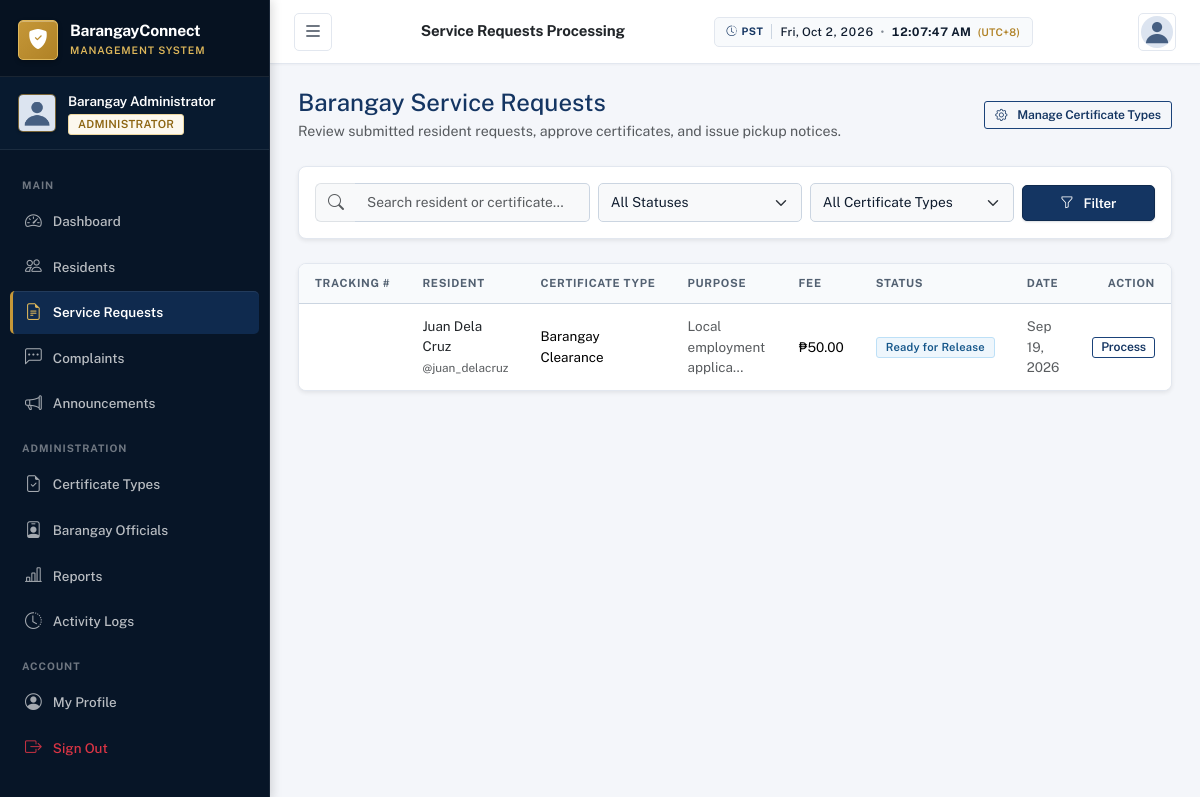
Screenshot of /certificates/admin/ (signed in) with the database file from the repository.
### accounts/models.py (models this page shows, shortened)
class CustomUser(AbstractUser):
    ROLE_CHOICES = [
        ('admin', 'Administrator'),
        ('resident', 'Resident'),
    ]
    GENDER_CHOICES = [
        ('male', 'Male'),
        ('female', 'Female'),
        ('other', 'Other'),
    ]
    CIVIL_STATUS_CHOICES = [
        ('single', 'Single'),
        ('married', 'Married'),
        ('widowed', 'Widowed'),
        ('separated', 'Separated'),
        ('divorced', 'Divorced'),
    ]
    ACCOUNT_STATUS_CHOICES = [
        ('pending', 'Pending'),
        ('active', 'Active'),
        ('inactive', 'Inactive'),
        ('rejected', 'Rejected'),
    ]
    role = models.CharField(max_length=10, choices=ROLE_CHOICES, default='resident')
    account_status = models.CharField(max_length=10, choices=ACCOUNT_STATUS_CHOICES, default='pending')
    profile_picture = models.ImageField(upload_to='profile_pictures/', null=True, blank=True)
    phone = models.CharField(max_length=20, blank=True)
    date_of_birth = models.DateField(null=True, blank=True)
    gender = models.CharField(max_length=10, choices=GENDER_CHOICES, blank=True)
    civil_status = models.CharField(max_length=15, choices=CIVIL_STATUS_CHOICES, blank=True)
    address = models.TextField(blank=True)
    barangay = models.CharField(max_length=100, blank=True, default='Barangay San Jose')
    valid_id = models.FileField(upload_to='valid_ids/', null=True, blank=True)
    created_at = models.DateTimeField(auto_now_add=True)
    updated_at = models.DateTimeField(auto_now=True)
    def is_admin(self):
        return self.role == 'admin'
    @property
    def profile_picture_url(self):
        if self.profile_picture:
            return self.profile_picture.url
        return '/static/images/default_avatar.png'

### certificates/models.py (models this page shows, shortened)
class CertificateRequest(models.Model):
    STATUS_CHOICES = [
        ('pending', 'Pending'),
        ('under_review', 'Under Review'),
        ('approved', 'Approved'),
        ('ready', 'Ready for Release'),
        ('completed', 'Completed'),
        ('rejected', 'Rejected'),
    ]
    resident = models.ForeignKey(settings.AUTH_USER_MODEL, on_delete=models.CASCADE, related_name='certificate_requests')
    certificate_type = models.ForeignKey(CertificateType, on_delete=models.PROTECT)
    purpose = models.CharField(max_length=255)
    copies = models.PositiveIntegerField(default=1)
    additional_info = models.TextField(blank=True)
    preferred_release_date = models.DateField(null=True, blank=True)
    supporting_document = models.FileField(upload_to='certificate_docs/', null=True, blank=True)
    status = models.CharField(max_length=15, choices=STATUS_CHOICES, default='pending')
    remarks = models.TextField(blank=True, help_text='Admin remarks')
    approved_document = models.FileField(upload_to='approved_certs/', null=True, blank=True)
    processed_by = models.ForeignKey(
        settings.AUTH_USER_MODEL, on_delete=models.SET_NULL, null=True, blank=True, related_name='processed_certificates'
    )
    created_at = models.DateTimeField(auto_now_add=True)
    updated_at = models.DateTimeField(auto_now=True)
    class Meta:
        ordering = ['-created_at']

class CertificateType(models.Model):
    name = models.CharField(max_length=150)
    description = models.TextField(blank=True)
    requirements = models.TextField(blank=True, help_text='List of required documents')
    fee = models.DecimalField(max_digits=8, decimal_places=2, default=0)
    processing_days = models.PositiveIntegerField(default=3)
    is_active = models.BooleanField(default=True)
    created_at = models.DateTimeField(auto_now_add=True)
    class Meta:
        ordering = ['name']

### certificates/views.py (the view, shortened to what this page needs)
# urls.py: path('admin/', views.admin_request_list, name='admin_list'),
@admin_required
def admin_request_list(request):
    requests = CertificateRequest.objects.select_related('resident', 'certificate_type').order_by('-created_at')
    search_q = request.GET.get('q', '')
    status_filter = request.GET.get('status', '')
    type_filter = request.GET.get('type', '')
    if status_filter:
        requests = requests.filter(status=status_filter)
    if type_filter:
        requests = requests.filter(certificate_type_id=type_filter)
    paginator = Paginator(requests, 15)
    page_obj = paginator.get_page(request.GET.get('page'))
    cert_types = CertificateType.objects.all()
    return render(request, 'certificates/admin/list.html', {
        'page_obj': page_obj,
        'search_q': search_q,
        'status_filter': status_filter,
        'type_filter': type_filter,
        'cert_types': cert_types,
        'status_choices': CertificateRequest.STATUS_CHOICES,
    })

### accounts/views.py (called while the page is built)
def admin_required(view_func):
    from functools import wraps
    @wraps(view_func)
    def wrapper(request, *args, **kwargs):
        if not request.user.is_authenticated:
            return redirect('accounts:login')
        if not request.user.is_admin():
            return render(request, 'errors/403.html', status=403)
        return view_func(request, *args, **kwargs)
    return wrapper

### notifications/context_processors.py (called while the page is built)
def notifications_processor(request):
    if request.user.is_authenticated:
        unread_count = Notification.objects.filter(recipient=request.user, is_read=False).count()
        recent_notifications = Notification.objects.filter(recipient=request.user).order_by('-created_at')[:5]
        return {
            'unread_notifications_count': unread_count,
            'recent_notifications': recent_notifications,
        }
    return {'unread_notifications_count': 0, 'recent_notifications': []}

### templates/certificates/admin/list.html (shortened to what this page needs)
<!DOCTYPE html>
<html lang="en">
<head>
    {% load static %}
    <link href="https://cdn.jsdelivr.net/npm/bootstrap@5.3.2/dist/css/bootstrap.min.css" rel="stylesheet">
    <link href="https://cdn.jsdelivr.net/npm/bootstrap-icons@1.11.3/font/bootstrap-icons.min.css" rel="stylesheet">
    <link href="{% static 'css/style.css' %}" rel="stylesheet">
</head>
<body>
    <div class="toast-container position-fixed top-0 end-0 p-3" style="z-index: 1100;">
    </div>
    <nav id="sidebar" class="sidebar">
        <div class="sidebar-header">
            <div class="brand-logo">
                <div class="logo-icon"><i class="bi bi-shield-fill-check"></i></div>
                <div class="brand-text">
                    <span class="brand-name">BarangayConnect</span>
                    <span class="brand-sub">Management System</span>
                </div>
            </div>
        </div>
        <div class="sidebar-user">
            <img src="{{ user.profile_picture_url }}" alt="Profile" class="sidebar-avatar">
            <div class="sidebar-user-info">
                <span class="sidebar-user-name">{{ user.get_full_name|default:user.username }}</span>
                <span class="sidebar-user-role badge badge-admin">Administrator</span>
            </div>
        </div>
        <div class="sidebar-nav">
            <div class="nav-section-label">Main</div>
            <a href="{% url 'dashboard:admin_dashboard' %}" class="nav-link"><i class="bi bi-speedometer2"></i><span>Dashboard</span></a>
            <a href="{% url 'accounts:admin_residents_list' %}" class="nav-link"><i class="bi bi-people"></i><span>Residents</span></a>
            <a href="{% url 'certificates:admin_request_list' %}" class="nav-link active"><i class="bi bi-file-earmark-text"></i><span>Service Requests</span></a>
            <a href="{% url 'complaints:admin_complaint_list' %}" class="nav-link"><i class="bi bi-chat-left-dots"></i><span>Complaints</span></a>
            <a href="{% url 'announcements:admin_list' %}" class="nav-link"><i class="bi bi-megaphone"></i><span>Announcements</span></a>
            <div class="nav-section-label">Administration</div>
            <a href="{% url 'certificates:admin_type_list' %}" class="nav-link"><i class="bi bi-file-earmark-check"></i><span>Certificate Types</span></a>
            <a href="{% url 'accounts:admin_officials_list' %}" class="nav-link"><i class="bi bi-person-badge"></i><span>Barangay Officials</span></a>
            <a href="{% url 'reports:dashboard' %}" class="nav-link"><i class="bi bi-bar-chart-line"></i><span>Reports</span></a>
            <a href="{% url 'audit:log_list' %}" class="nav-link"><i class="bi bi-clock-history"></i><span>Activity Logs</span></a>
            <div class="nav-section-label">Account</div>
            <a href="{% url 'accounts:profile' %}" class="nav-link"><i class="bi bi-person-circle"></i><span>My Profile</span></a>
            <a href="{% url 'accounts:logout' %}" class="nav-link text-danger"><i class="bi bi-box-arrow-right"></i><span>Sign Out</span></a>
        </div>
    </nav>
    <header class="topbar">
        <button class="btn btn-icon sidebar-toggle" id="sidebarToggle"><i class="bi bi-list fs-5"></i></button>
        <div class="topbar-title"><h6 class="mb-0 fw-600 text-dark">Service Requests Processing</h6></div>
        <div class="topbar-actions">
            <div class="dropdown">
                <button class="btn btn-icon" data-bs-toggle="dropdown"><img src="{{ user.profile_picture_url }}" class="rounded-circle" style="width: 32px; height: 32px; object-fit: cover;"></button>
            </div>
        </div>
    </header>
    <main class="main-content">
        <div class="d-flex justify-content-between align-items-center mb-4">
            <div>
                <h4 class="fw-700 mb-1" style="color: var(--primary);">Barangay Service Requests</h4>
                <p class="text-muted fs-sm mb-0">Review submitted resident requests, approve certificates, and issue pickup notices.</p>
            </div>
            <div>
                <a href="{% url 'certificates:admin_type_list' %}" class="btn btn-outline-primary btn-sm">
                    <i class="bi bi-gear me-1"></i>Manage Certificate Types
                </a>
            </div>
        </div>
        <div class="card border-0 shadow-sm rounded-3 p-3 mb-4">
            <form method="get" class="row g-2 align-items-center">
                <div class="col-md-4">
                    <div class="input-group">
                        <span class="input-group-text bg-light border-end-0"><i class="bi bi-search text-muted"></i></span>
                        <input type="text" name="q" value="{{ search_q }}" class="form-control border-start-0 bg-light" placeholder="Search resident or certificate...">
                    </div>
                </div>
                <div class="col-md-3">
                    <select name="status" class="form-select bg-light">
                        <option value="">All Statuses</option>
                    </select>
                </div>
                <div class="col-md-3">
                    <select name="type" class="form-select bg-light">
                        <option value="">All Certificate Types</option>
                    </select>
                </div>
                <div class="col-md-2 d-flex gap-2">
                    <button type="submit" class="btn btn-primary w-100"><i class="bi bi-funnel me-1"></i>Filter</button>
                </div>
            </form>
        </div>
        <div class="card border-0 shadow-sm rounded-3 overflow-hidden">
            <div class="table-responsive">
                <table class="table table-hover align-middle mb-0">
                    <thead class="table-light fs-xs text-muted text-uppercase">
                        <tr>
                            <th>Tracking #</th>
                            <th>Resident</th>
                            <th>Certificate Type</th>
                            <th>Purpose</th>
                            <th>Fee</th>
                            <th>Status</th>
                            <th>Date</th>
                            <th class="text-end">Action</th>
                        </tr>
                    </thead>
                    <tbody class="fs-sm">
                        {% for r in page_obj %}
                        <tr>
                            <td class="fw-600 text-primary">{{ r.tracking_number }}</td>
                            <td>
                                <div class="fw-600 text-dark">{{ r.resident.get_full_name|default:r.resident.username }}</div>
                                <small class="text-muted fs-xs">@{{ r.resident.username }}</small>
                            </td>
                            <td>{{ r.certificate_type.name }}</td>
                            <td class="text-muted">{{ r.purpose|truncatechars:25 }}</td>
                            <td>₱{{ r.certificate_type.fee }}</td>
                            <td>
                                <span class="badge bg-{% if r.status == 'pending' %}warning text-dark{% elif r.status == 'approved' %}info text-dark{% elif r.status == 'ready' %}primary{% elif r.status == 'completed' %}success{% else %}danger{% endif %}">
                                    {{ r.get_status_display }}
                                </span>
                            </td>
                            <td class="text-muted fs-xs">{{ r.created_at|date:"M d, Y" }}</td>
                            <td class="text-end">
                                <a href="{% url 'certificates:admin_request_detail' r.pk %}" class="btn btn-sm btn-outline-primary py-0 px-2 fs-xs">
                                    Process
                                </a>
                            </td>
                        </tr>
                        {% empty %}
                        <tr>
                            <td colspan="8" class="text-center py-5 text-muted">No certificate requests found matching criteria.</td>
                        </tr>
                        {% endfor %}
                    </tbody>
                </table>
            </div>
        </div>
    </main>
</body>
</html>

### rows the page displays
CustomUser: get_full_name "Barangay Administrator"
CertificateRequest: resident.get_full_name "Juan Dela Cruz", resident.username "juan_delacruz", certificate_type.name "Barangay Clearance", purpose "Local employment applica…", certificate_type.fee "50.00", status "Ready for Release", created_at "Sep 19, 2026"
